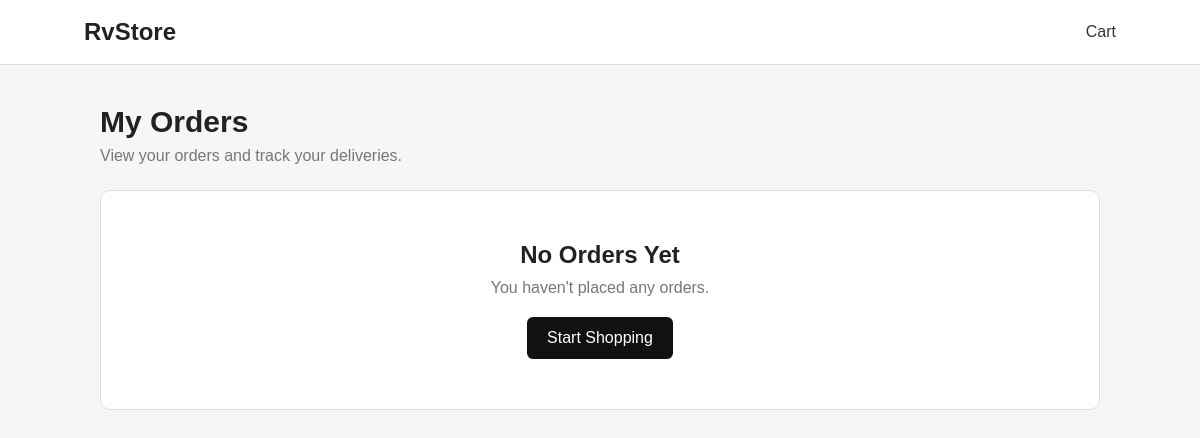
Before: /my-orders/ (signed in) with the older database file.
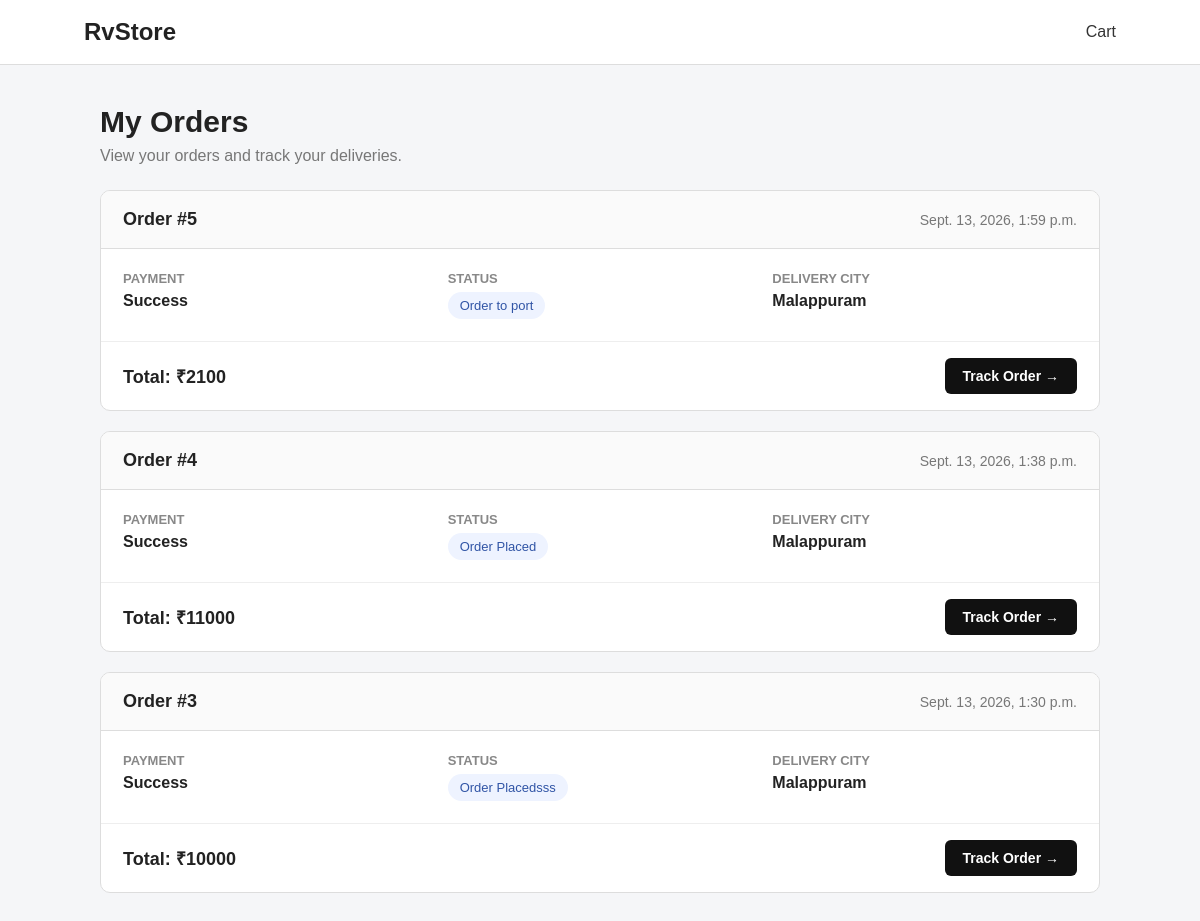
After: the same page with the newer database file.
### ecomapp/models.py (models this page shows, shortened)
class Order(models.Model):
    user=models.ForeignKey(User,on_delete=models.CASCADE)
    full_name=models.CharField(max_length=100)
    email=models.EmailField()
    phone=models.CharField(max_length=100)
    city=models.CharField( max_length=100)
    address=models.CharField( max_length=100)
    state=models.CharField(max_length=100)
    pincode=models.CharField(max_length=100)
    total_amount=models.PositiveBigIntegerField()
    payment_status=models.CharField(max_length=50,default="success")
    status=models.CharField(max_length=50,default="order places")
    created_at=models.DateTimeField(auto_now_add=True)

### ecomapp/views.py (the view)
class MyOrdersView(LoginRequiredMixin, View):
    def get(self, request):
        orders = Order.objects.filter(
            user=request.user
        ).order_by(
            "-created_at"
        )
        return render(
            request,
            "my_orders.html",
            {
                "orders": orders
            }
        )

### ecomapp/context_processors.py (called while the page is built)
def cart_count(request):
    cart=request.session.get('cart',{})
    count=sum(cart.values())
    return {'cart_count':count}

### ecomapp/templates/my_orders.html (shortened to what this page needs)
<!DOCTYPE html>
<html lang="en">
<head>
</head>
<body>
    <nav class="navbar">
        <div class="logo">
            RvStore
        </div>
        <a href="{% url 'cart' %}">
            Cart
        </a>
    </nav>
    <div class="container">
        <div class="page-header">
            <h1>
                My Orders
            </h1>
            <p>
                View your orders and track your deliveries.
            </p>
        </div>
        {% for order in orders %}
            <div class="order-card">
                <div class="order-header">
                    <div class="order-id">
                        Order #{{ order.id }}
                    </div>
                    <div class="order-date">
                        {{ order.created_at }}
                    </div>
                </div>
                <div class="order-body">
                    <div class="order-details">
                        <div class="detail">
                            <h4>
                                Payment
                            </h4>
                            <p>
                                {{ order.payment_status }}
                            </p>
                        </div>
                        <div class="detail">
                            <h4>
                                Status
                            </h4>
                            <span class="status">
                                {{ order.status }}
                            </span>
                        </div>
                        <div class="detail">
                            <h4>
                                Delivery City
                            </h4>
                            <p>
                                {{ order.city }}
                            </p>
                        </div>
                    </div>
                </div>
                <div class="order-footer">
                    <div class="amount">
                        Total:
                        ₹{{ order.total_amount }}
                    </div>
                    <a
                        href="{% url 'track_order' order.id %}"
                        class="track-btn"
                    >
                        Track Order →
                    </a>
                </div>
            </div>
        {% empty %}
            <div class="empty">
                <h2>
                    No Orders Yet
                </h2>
                <p>
                    You haven't placed any orders.
                </p>
                <a
                    href="{% url 'home' %}"
                    class="shop-btn"
                >
                    Start Shopping
                </a>
            </div>
        {% endfor %}
    </div>
</body>
</html>

Changed rows visible on the page:
added Order: id "5", created_at "Sept. 13, 2026, 1:59 p.m.", payment_status "Success", status "Order to port", city "Malappuram", total_amount "2100"
added Order: id "4", created_at "Sept. 13, 2026, 1:38 p.m.", payment_status "Success", status "Order Placed", city "Malappuram", total_amount "11000"
added Order: id "3", created_at "Sept. 13, 2026, 1:30 p.m.", payment_status "Success", status "Order Placedsss", city "Malappuram", total_amount "10000"
Other visible differences:
text no longer shown: "No Orders Yet You haven't placed any orders. Start Shopping"
